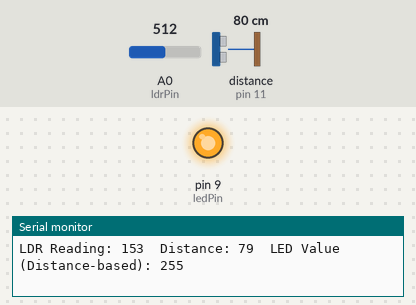
Simulated run of this program. Board: Arduino Uno, built with avr-gcc and run on an emulated ATmega328P. On the bench: output pins drawn as LEDs (lit = HIGH), the last lines printed to the serial monitor. Wiring (inferred from the names in the program): ultrasonic range finder: trigger pin 6; echo pin 11. Inputs (shaded band) come from the test bench; at power-on: distance to the obstacle (sensor on pin 11) 80 cm, A0 (ldrPin) = 512. The echo pulse lasts 58.3 µs per cm; pins used as bus, display or sensor lines are not drawn.

Above: at 1.8 s.
1.9 s: distance to the obstacle (sensor on pin 11) set to 22 cm
3.4 s: distance to the obstacle (sensor on pin 11) set to 19 cm
At 3.9 s:
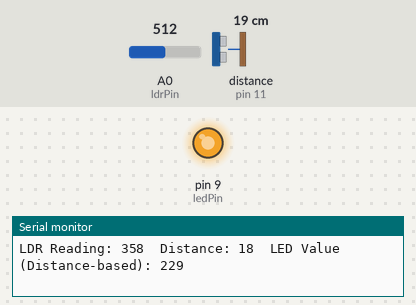
5.5 s: distance to the obstacle (sensor on pin 11) set to 9 cm
At 6.2 s:
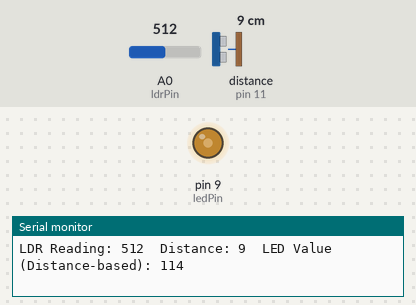
Timing chart, 0 to 14.6 s (numbered marks = the images above; inputs shaded):
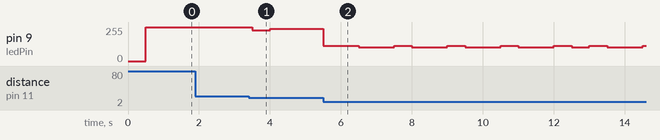

The program:

main.cpp
```cpp
#include <Arduino.h>

// Constants for pin assignments and readings
const int ldrPin = A0;         // LDR pin
const int ledPin = 9;          // LED pin
const int trigPin = 6;       // HC-SR04 Trigger pin
const int echoPin = 11;       // HC-SR04 Echo pin
const int numReadings = 10;
const unsigned long readInterval = 500;

// Global variables
int ldrReadings[numReadings];  // Array for LDR readings
int readIndex = 0;
long sum = 0;
unsigned long lastReadTime = 0;

// Function to initialize the LDR readings array
void initializeLDR() {
for (int thisReading = 0; thisReading < numReadings; thisReading++) {
ldrReadings[thisReading] = 0;
}
}

// Function to read and filter the LDR value using a moving average
int getFilteredLDRReading() {
int sensorValue = analogRead(ldrPin);

sum -= ldrReadings[readIndex];
ldrReadings[readIndex] = sensorValue;
sum += ldrReadings[readIndex];
readIndex = (readIndex + 1) % numReadings;

return sum / numReadings;
}

// // Function to set the LED brightness based on LDR reading
// void setLedBrightness(int ldrValue) {
// // Corrected mapping: brighter LED with lower LDR values (darker)
// float floatLedValue = map(ldrValue, 0, 1024, 255, 0);
// int ledValue = static_cast<int>(floatLedValue * floatLedValue / 255.0);
// analogWrite(ledPin, ledValue);
// }

// Function to read the HC-SR04 sensor and return the distance in cm
int getDistance() {
// Clear the trigger pin
digitalWrite(trigPin, LOW);
delayMicroseconds(2);

// Set the trigger pin HIGH for 10 microseconds
digitalWrite(trigPin, HIGH);
delayMicroseconds(10);
digitalWrite(trigPin, LOW);

// Read the echo pin pulse duration
long duration = pulseIn(echoPin, HIGH);

// Calculate the distance in centimeters
// Sound speed = 343 m/s or 0.0343 cm/µs.  Divide by 2 for round trip.
return duration * 0.0343 / 2;
}

// void setLedBrightnessCombined(int ldrValue, int distance) {
//   // Map distance to LED brightness (0-18cm -> 0-255)
//   int distanceBrightness = map(distance, 0, 18, 0, 255);

//   // Combine LDR and distance brightness (you can adjust the weighting)
//   float combinedBrightness = (ldrValue / 1024.0) * 255 * (distanceBrightness / 255.0); // Brighter with higher distance and lower LDR reading(darker)

//     // Apply non-linear mapping for better visual perception (optional)
//   int ledValue = static_cast<int>(combinedBrightness);  // Linear mapping applied
//   analogWrite(ledPin, ledValue);

// }

// Function to set LED brightness based on distance with a limiter and maximum brightness
void setLedBrightnessByDistance(int distance) {
  int ledValue;

  // if (distance == 0) {
  //   ledValue = 0;  // LED off at 0cm
  // } else if
  if (distance <= 20) {
    ledValue = map(distance, 0, 20, 0, 255);  // Map distance to brightness up to 20cm
  } else {
    ledValue = 255;  // Maximum brightness at 20cm or greater
  }

  analogWrite(ledPin, ledValue);
}

void setup() {
Serial.begin(9600);
pinMode(ledPin, OUTPUT);
pinMode(trigPin, OUTPUT);  // Set trigger pin as output
pinMode(echoPin, INPUT);   // Set echo pin as input
initializeLDR();
}

void loop() {
 unsigned long currentMillis = millis();

  if (currentMillis - lastReadTime >= readInterval) {
    lastReadTime = currentMillis;

    int ldrReading = getFilteredLDRReading();
    int distance = getDistance();

    setLedBrightnessByDistance(distance);

    // Print values for debugging
    Serial.print("LDR Reading: ");
    Serial.print(ldrReading);
    Serial.print("\tDistance: ");
    Serial.print(distance);
    Serial.print("\tLED Value (Distance-based): ");
    Serial.println(distance <=0 ? 0 : (distance <20 ? map(distance,0,20,0,255) : 255) ); // Print according to conditional logic


  }
}
```

Measured:
- after the input at 3.4 s, pin 9 (ledPin): 255/255 → 229/255 after 0.10 s, → 242/255 0.50 s later
- after the input at 5.5 s, pin 9 (ledPin): goes 114/255 1.0 s, 4 × (102/255 1.0 s, 114/255 0.50 s), 102/255 0.50 s, 114/255 0.50 s, 102/255 1.0 s, then 114/255, starting at once
